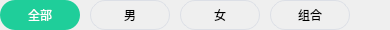
        <widget class="QWidget" name="bts02" native="true">
         <property name="minimumSize">
          <size>
           <width>0</width>
           <height>30</height>
          </size>
         </property>
         <property name="maximumSize">
          <size>
           <width>16777215</width>
           <height>30</height>
          </size>
         </property>
         <property name="styleSheet">
          <string notr="true">.QPushButton
{
	border-radius:15px;
	border:1px solid #DCDFE6;
}
.QPushButton:hover
{
	background:#1FCE9A;
	border:0px;
	color:#ffffff;
}</string>
         </property>
         <layout class="QHBoxLayout" name="horizontalLayout_6">
          <property name="spacing">
           <number>10</number>
          </property>
          <property name="leftMargin">
           <number>0</number>
          </property>
          <property name="topMargin">
           <number>0</number>
          </property>
          <property name="rightMargin">
           <number>0</number>
          </property>
          <property name="bottomMargin">
           <number>0</number>
          </property>
          <item>
           <widget class="QPushButton" name="regionbt07">
            <property name="minimumSize">
             <size>
              <width>80</width>
              <height>30</height>
             </size>
            </property>
            <property name="maximumSize">
             <size>
              <width>80</width>
              <height>30</height>
             </size>
            </property>
            <property name="styleSheet">
             <string notr="true">background:#1FCE9A;
	border:0px;
	color:#ffffff;</string>
            </property>
            <property name="text">
             <string>全部</string>
            </property>
           </widget>
          </item>
          <item>
           <widget class="QPushButton" name="regionbt08">
            <property name="minimumSize">
             <size>
              <width>80</width>
              <height>30</height>
             </size>
            </property>
            <property name="maximumSize">
             <size>
              <width>80</width>
              <height>30</height>
             </size>
            </property>
            <property name="text">
             <string>男</string>
            </property>
           </widget>
          </item>
          <item>
           <widget class="QPushButton" name="regionbt09">
            <property name="minimumSize">
             <size>
              <width>80</width>
              <height>30</height>
             </size>
            </property>
            <property name="maximumSize">
             <size>
              <width>80</width>
              <height>30</height>
             </size>
            </property>
            <property name="text">
             <string>女</string>
            </property>
           </widget>
          </item>
          <item>
           <widget class="QPushButton" name="regionbt10">
            <property name="minimumSize">
             <size>
              <width>80</width>
              <height>30</height>
             </size>
            </property>
            <property name="maximumSize">
             <size>
              <width>80</width>
              <height>30</height>
             </size>
            </property>
            <property name="text">
             <string>组合</string>
            </property>
           </widget>
          </item>
          <item>
           <spacer name="horizontalSpacer_3">
            <property name="orientation">
             <enum>Qt::Horizontal</enum>
            </property>
            <property name="sizeHint" stdset="0">
             <size>
              <width>40</width>
              <height>20</height>
             </size>
            </property>
           </spacer>
          </item>
         </layout>
        </widget>
